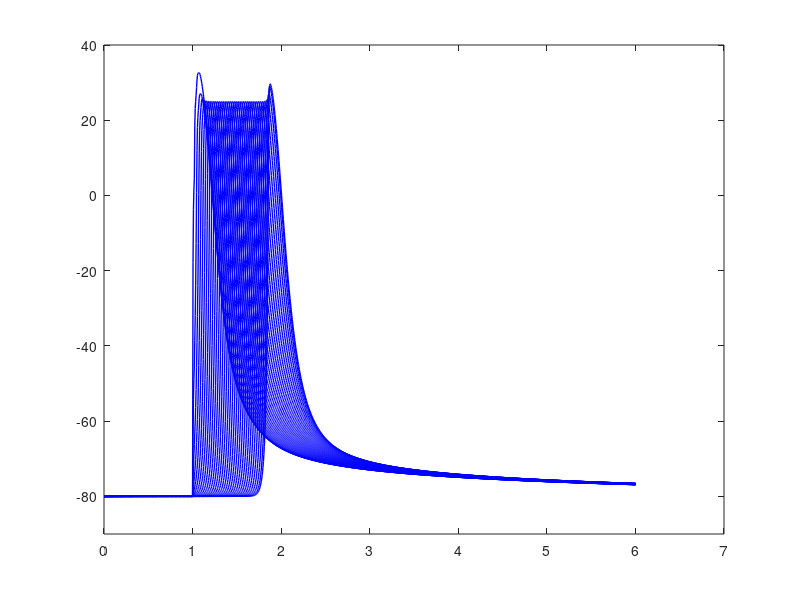

Here is the MATLAB script that generated this plot: (Note: this script raises an error after producing the figure.)
clc
clear all
close all

%%

xx=1 ;



%%

Data = csvread('misaligned_v_Abeta0_stimulateonlyAbeta0_edgedist2_.csv');

time = Data(:,1) ;

[satr, soton] = size(Data) ;


figure

for i=2:soton

plot(time , Data(:,i), '-b', 'LineWidth' , 1 )
hold on
end

%xlim([0 5])
ylim([-90 40])


Data1 = Data(:,2:soton) ;   %exclude time from the data

%%


soton=soton-1 ;
number_nodes =  soton ;

%%

n = 1 ;

s=n+1:number_nodes-n ; 
S1 = zeros(1,length(s)) ;
k=1 ;



for j=n+1:number_nodes-n

clear V
clear A AA1 AA2 pks locs L1 L2 B1 B2

V = Data1(:,j) ;

[pks , locs] = findpeaks(V,'MinPeakDistance',400, 'MinPeakHeight',0)     ;



for i=1:length(pks)
     
        
  A(1,:) = V(locs(i,1)-30:locs(i,1) , 1) ;
  
  AA1 = A(A>=-20) ;
  [L1]=knnsearch(AA1',-20) ;
   B1 = AA1(1,L1) ;
       
  AA2 = A(A<=-20) ;
  [L2]=knnsearch(AA2',-20) ;
   B2 = AA2(1,L2) ;
   
  [row1]=find(V==B1) ;
  [row2]=find(V==B2) ;
  
  if length(row1)>1 
      for l=1:length(row1)
          if row1(l) > locs(i,1)-30 && row1(l) < locs(i,1)
              row11 = row1(l) ;
          end
      end
         
      
  else
      row11 = row1 ;
  end
  
  if length(row2)>1 
      for l=1:length(row2)
          if row2(l) > locs(i,1)-30 && row2(l) < locs(i,1)
              row22 = row2(l) ;
          end
      end
         
      
  else
      row22 = row2 ;
  end
  
  
  
  
  T1 = time(row11,1) ;
  T2 = time(row22,1) ;
  
  
coefficients = polyfit([T1, T2], [B1, B2], 1);
a = coefficients (1);
b = coefficients (2);

f =  -20  ;

x = (f-b)/a  ;
     

S1(1,k) = x  ;

plot(x,-20 , '*r')

  end      

k=k+1  ;

end

%%

figure


for i=1:length(S1)

plot(S1(1,i) , 1 , '.', 'Color','none')
text(S1(1,i), 1, '|', 'VerticalAlignment','middle', 'HorizontalAlignment','center', 'Color','m')
hold on


end


ylim([0 5])


%% CV

Y = (19.6412800000000 * xx )*40 + (3 * xx) *2 + (8.05888000000000 *xx ) * 5 * 2 ;
nodes_dist = Y+1 ;


for i=1:length(S1)-1
R1 = S1(1,i+1)-S1(1,i) ;  %ms
R1=R1/1000 ;  %s
CV(1,i) = (nodes_dist*1e-6)/ R1  ;   %m/s
end


%%

figure
plot(s(1,1:length(s)-1) , CV , 'o-m')
xlim([0 50])
title('CV')
xlabel('node #')
ylabel('CV')

%% average CV

mean_CV = mean(CV(1,10:20))
